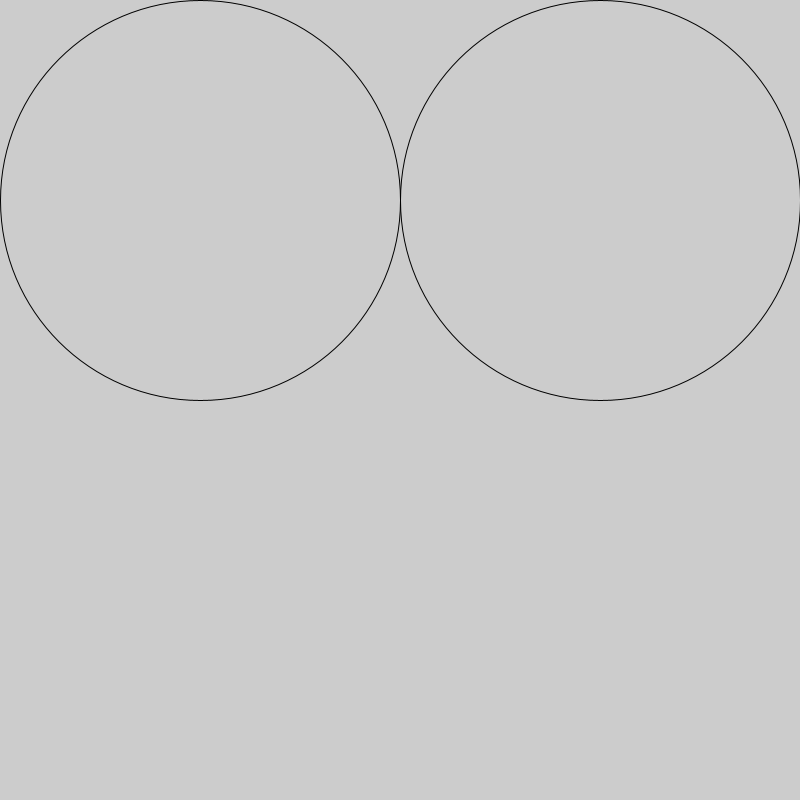
Frame 1 (no input)
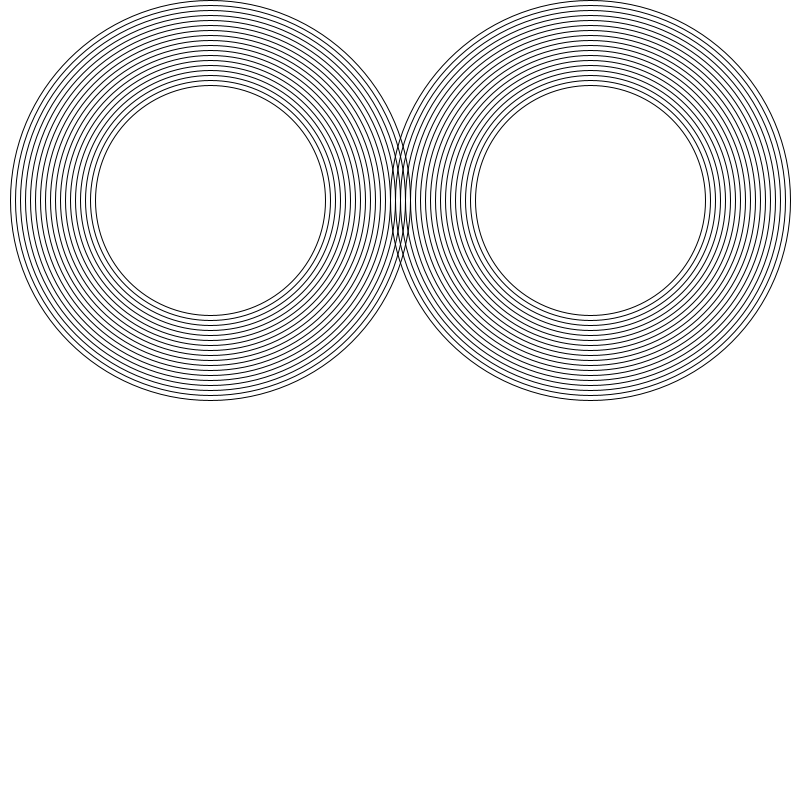
Frame 60 (the mouse pressed at the canvas centre just before this capture)
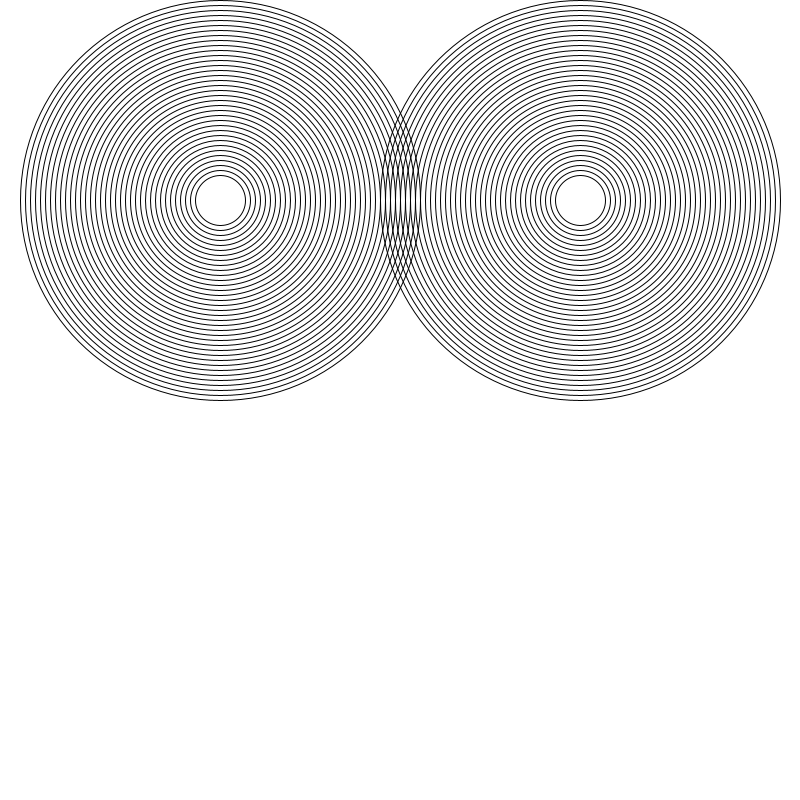
Frame 120 (the mouse held since frame 60 and released just before this capture)

The Processing sketch that drew these frames (run headless with seeded random() and noise(); from frame 60 on, the mouse is pressed at the canvas centre):

// Processing sketch: AmazingRings
// ── AmazingRings.pde
int he=400;
int x=200;
int x2=600;
int count=0;
void setup(){
noFill();
size(800,800);
}

void draw(){
if(he>=0){
ellipse(x,200,he,he);
ellipse(x2,200,he,he);
he-=10;
} else {
x+=10;
x2-=10;
he=400;
background(255,255,255);
}


count+=1;
print(count);
}
